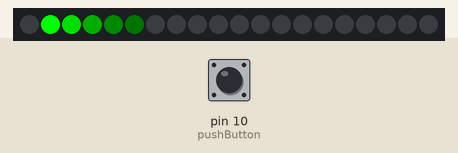
Bench run of a sketch on a simulated Arduino Uno, built with avr-gcc and run on an emulated ATmega328P. On the bench: 20 RGB LEDs in strip order, left to right. The inputs (shaded band) are chosen by the test bench; at power-on: pin 10 (pushButton) LOW.

Above: at 0.45 s.
At 2.07 s:
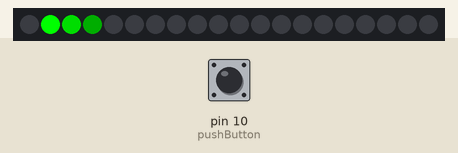
2.1 s: pin 10 (pushButton) pulled HIGH for 3.2 s
At 3.4 s:
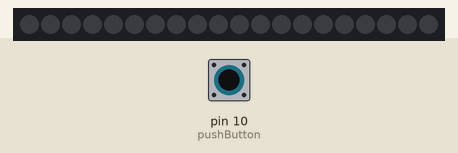

The sketch:

ig1_ledprojekt1__1_.ino
```cpp
#include <Adafruit_NeoPixel.h>
#ifdef __AVR__
#include <avr/power.h>
#endif
#define PIN 2 // Hier wird angegeben, an welchem digitalen Pin die WS2812 LEDs bzw. NeoPixel angeschlossen sind
#define NUMPIXELS 20 // Hier wird die Anzahl der angeschlossenen WS2812 LEDs bzw. NeoPixel angegeben
Adafruit_NeoPixel pixels = Adafruit_NeoPixel(NUMPIXELS, PIN, NEO_GRB + NEO_KHZ800);

int pushButton = 10;
int pause=100; // 100 Millisekunden Pause bis zur Ansteuerung der nächsten LED.

void setup()
{
  pixels.begin(); // Initialisierung der NeoPixel
}

void loop()
{
	int buttonState = digitalRead (pushButton);
	Serial.println(buttonState);
	delay(1);

  if (buttonState > 0 )
  {}
  else
  {
    pixels.setPixelColor(1, pixels.Color(0,255,0)); // Pixel1 leuchtet in der Farbe Grün
    pixels.show(); // Durchführen der Pixel-Ansteuerung
    delay (pause); // Pause, in dieser Zeit wird nichts verändert.
    pixels.setPixelColor(2, pixels.Color(0,150,0)); // Pixel2 leuchtet in der Farbe Grün
    pixels.show(); // Durchführen der Pixel-Ansteuerung
    delay (pause); // Pause, in dieser Zeit wird nichts verändert.
    pixels.setPixelColor(3, pixels.Color(0,50,0)); // Pixel3 leuchtet in der Farbe Grün
    pixels.show(); // Durchführen der Pixel-Ansteuerung
    delay (pause); // Pause, in dieser Zeit wird nichts verändert.
    pixels.setPixelColor(4, pixels.Color(0,10,0)); // Pixel4 leuchtet in der Farbe Grün
    pixels.show(); // Durchführen der Pixel-Ansteuerung
    delay (pause); // Pause, in dieser Zeit wird nichts verändert.
    pixels.setPixelColor(5, pixels.Color(0,1,0)); // Pixel5 leuchtet in der Farbe Grün
    pixels.show(); // Durchführen der Pixel-Ansteuerung
    delay (pause); // Pause, in dieser Zeit wird nichts verändert.

    // Zurücksetzen aller Pixelfarben auf Stufe "0" (aus)
    pixels.setPixelColor(1, pixels.Color(0,0,0));
    pixels.setPixelColor(2, pixels.Color(0,0,0));
    pixels.setPixelColor(3, pixels.Color(0,0,0));
    pixels.setPixelColor(4, pixels.Color(0,0,0));
    pixels.setPixelColor(5, pixels.Color(0,0,0));
    pixels.show(); // Durchführen der Pixel-Ansteuerung
    delay (pause); // Pause, die LEDs bleiben in dieser Zeit aus
  }
}
```
